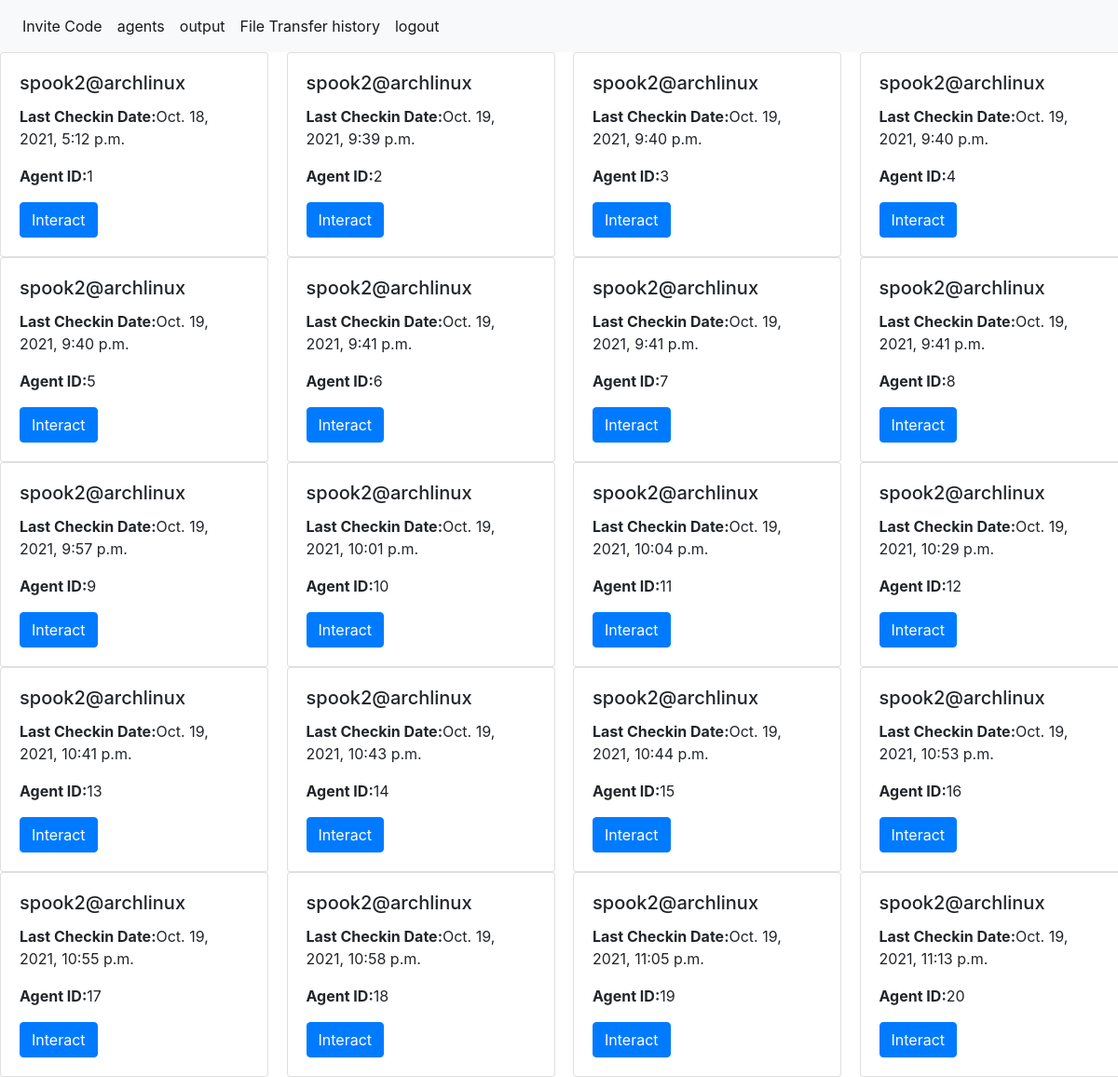
Before: /agentselect/ (signed in) with the older database file.
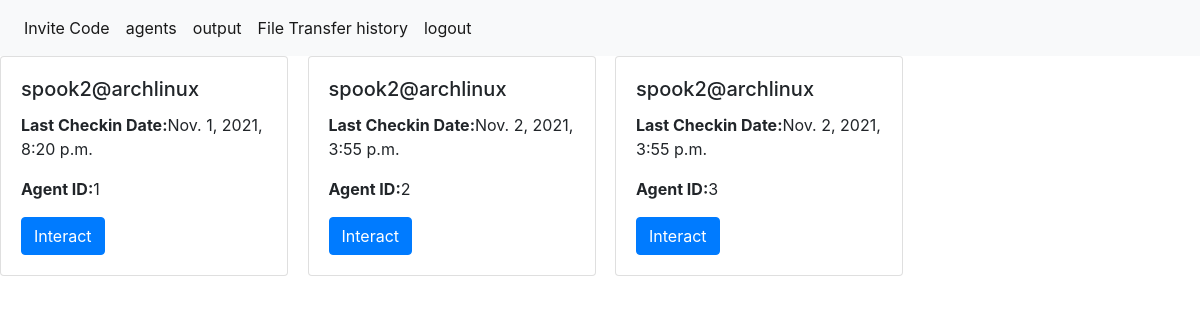
After: the same page with the newer database file.
### api/models.py (models this page shows, shortened)
class Agent(models.Model):
    name= models.CharField(max_length=100)
    LastCheckinDate= models.DateTimeField(default=timezone.now)

### frontend/views.py (the view)
# urls.py: path('agentselect/', views.agentselect, name='agentselect'),
@login_required
def agentselect(request):
    agent_list=Agent.objects.all()
    context = {'agent_list': list(agent_list)}
    return render(request, 'frontend/agentselect.html', context)

### frontend/templates/frontend/agentselect.html
{% extends 'frontend/base.html' %}
{%block content %}
{% if agent_list %}
    <div class="row">
{% for agent in agent_list %}
    <div class="col-md-3">
    <div class="card" style="width: 18rem;">
        <div class="card-body">
          <h5 class="card-title">{{ agent.name }}</h5>
          <p class="card-text"><b>Last Checkin Date:</b>{{ agent.LastCheckinDate }}</p>
          <p class="card-text"><b>Agent ID:</b>{{ agent.id }}</p>
          <a href="/agent/{{ agent.id }}/" class="btn btn-primary">Interact</a>
        </div>
      </div> </div>
{% endfor %}
</div>
{% else %}
<p>No agents are available.</p>
{% endif %}
{% endblock %}

Changed rows visible on the page:
removed Agent: name "spook2@archlinux", LastCheckinDate "Oct. 19, 2021, 9:40 p.m.", id "4"
removed Agent: name "spook2@archlinux", LastCheckinDate "Oct. 19, 2021, 9:40 p.m.", id "5"
removed Agent: name "spook2@archlinux", LastCheckinDate "Oct. 19, 2021, 9:41 p.m.", id "6"
removed Agent: name "spook2@archlinux", LastCheckinDate "Oct. 19, 2021, 9:41 p.m.", id "7"
removed Agent: name "spook2@archlinux", LastCheckinDate "Oct. 19, 2021, 9:41 p.m.", id "8"
removed Agent: name "spook2@archlinux", LastCheckinDate "Oct. 19, 2021, 9:57 p.m.", id "9"
removed Agent: name "spook2@archlinux", LastCheckinDate "Oct. 19, 2021, 10:01 p.m.", id "10"
removed Agent: name "spook2@archlinux", LastCheckinDate "Oct. 19, 2021, 10:04 p.m.", id "11"
removed Agent: name "spook2@archlinux", LastCheckinDate "Oct. 19, 2021, 10:29 p.m.", id "12"
removed Agent: name "spook2@archlinux", LastCheckinDate "Oct. 19, 2021, 10:41 p.m.", id "13"
removed Agent: name "spook2@archlinux", LastCheckinDate "Oct. 19, 2021, 10:43 p.m.", id "14"
removed Agent: name "spook2@archlinux", LastCheckinDate "Oct. 19, 2021, 10:44 p.m.", id "15"
removed Agent: name "spook2@archlinux", LastCheckinDate "Oct. 19, 2021, 10:53 p.m.", id "16"
removed Agent: name "spook2@archlinux", LastCheckinDate "Oct. 19, 2021, 10:55 p.m.", id "17"
removed Agent: name "spook2@archlinux", LastCheckinDate "Oct. 19, 2021, 10:58 p.m.", id "18"
removed Agent: name "spook2@archlinux", LastCheckinDate "Oct. 19, 2021, 11:05 p.m.", id "19"
removed Agent: name "spook2@archlinux", LastCheckinDate "Oct. 19, 2021, 11:13 p.m.", id "20"
changed Agent id 1: LastCheckinDate "Oct. 18, 2021, 5:12 p.m." → "Nov. 1, 2021, 8:20 p.m."
changed Agent id 2: LastCheckinDate "Oct. 19, 2021, 9:39 p.m." → "Nov. 2, 2021, 3:55 p.m."
changed Agent id 3: LastCheckinDate "Oct. 19, 2021, 9:40 p.m." → "Nov. 2, 2021, 3:55 p.m."
